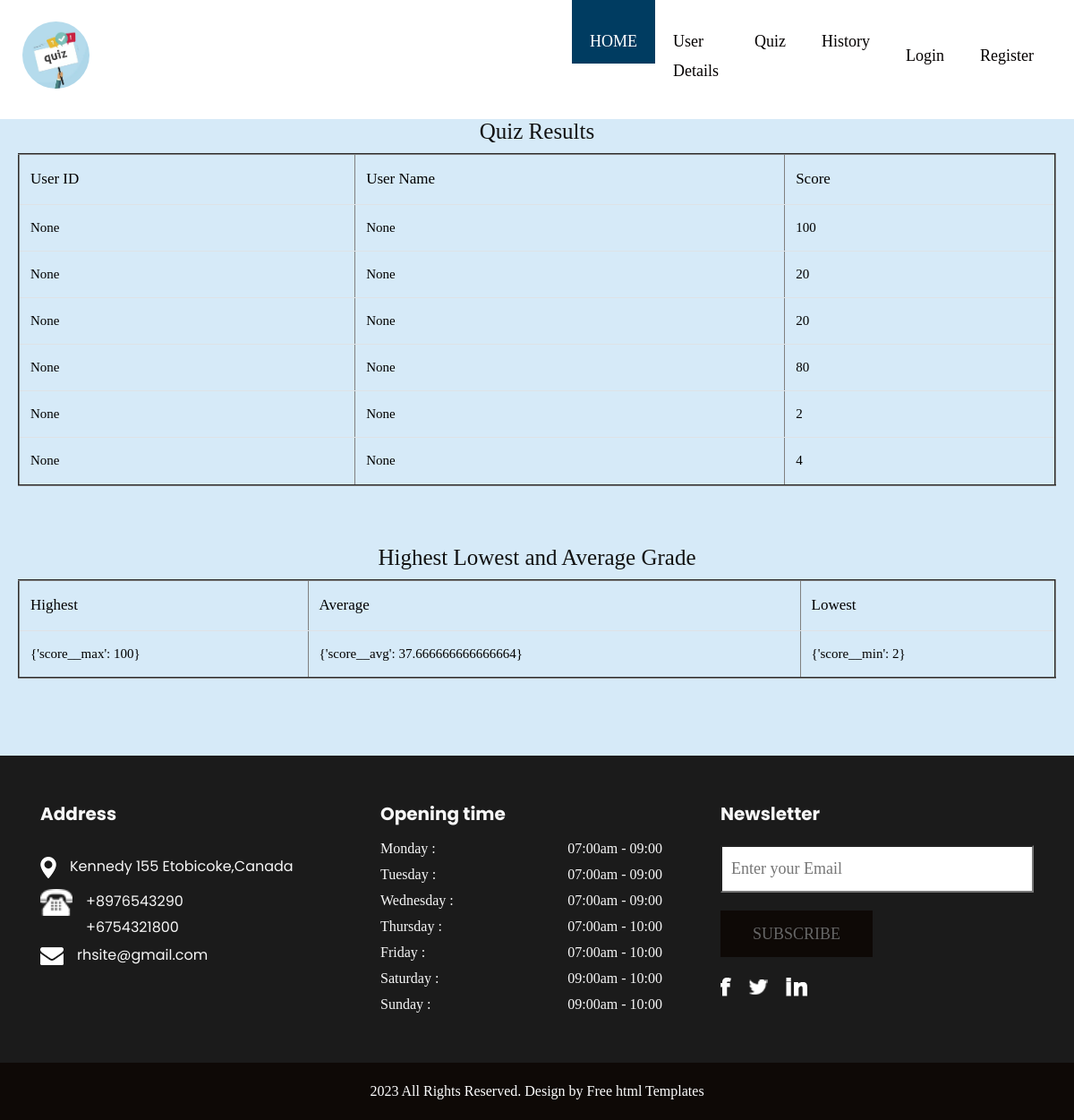
Page /score/ on the committed database.
### termproject/models.py (models this page shows, shortened)
class Quiz(models.Model):
    question_id = models.IntegerField(blank=True, null=True)
    user_name = models.CharField(max_length=50, null=True)
    score = models.IntegerField(blank=True, null=True)

### termproject/views.py (the view)
# urls.py: path('score/',views.submit_result,name='score'),
@csrf_exempt
def submit_result(request):
    allList = Quiz.objects.filter(question_id=request.user.id)
    average = Quiz.objects.filter(question_id=request.user.id).aggregate(Avg('score'))
    highest = Quiz.objects.filter(question_id=request.user.id).aggregate(Max('score'))
    lowest = Quiz.objects.filter(question_id=request.user.id).aggregate(Min('score'))
    form = Quizform()
    context = {
        "allList": allList,
        'form': form,
        'average': average,
        'highest': highest,
        'lowest': lowest
    }
    return render(request, 'termproject/score.html', context)

### termproject/forms.py
class Quizform(ModelForm):
    class Meta:
        model = Quiz
        fields = "__all__"

### termproject/templates/termproject/score.html
{% extends 'termproject/base.html' %}
{% block content %}
  <div class="card-body" >
    <h3 style="font-size:25px; text-align:center">Quiz Results</h3>
    <table border ="2" class="table" >
        <thead style="font-size:17px; color:black">
            <tr>
                <td>User ID</td>
                <td>User Name</td>
                <td>
                    Score
                </td>
            </tr>
        </thead>
        <tbody >
            {% for l in allList %}
            <tr style="font-size:15px; color:black">
                <td>{{ l.question_id }}</td>
                <td>{{ l.user_name }}</td>
                <td>
                    {{ l.score }}
                </td>
            </tr>
            {% endfor %}
        </tbody>
    </table><br><br>
      <h4 style="font-size:25px; text-align:center">Highest Lowest and Average Grade</h4>
    <table border ="2" class="table">
        <thead style="font-size:17px; color:black">
            <tr>
                <td>Highest</td>
                <td>Average</td>
                <td>Lowest</td>
            </tr>
        </thead>
        <tbody>
            <tr style="font-size:15px; color:black">
                <td>{{highest }}</td>
                <td>{{ average }}</td>
                <td>{{ lowest }}</td>
            </tr>
        </tbody>
    </table>
</div>
{% endblock %}

### termproject/templates/termproject/base.html (shortened to what this page needs)
<!DOCTYPE html>
<html lang="en">
<head >
  {%load static%}
<link rel="stylesheet" type="text/css" href="{%static 'termproject/css/bootstrap.min.css'%}" />
  {%load static%}
<link rel="stylesheet" type="text/css" href="{%static 'termproject/css/style.css'%}" />
<link rel="stylesheet" href="{%static 'termproject/css/responsive.css'%}" />
<link rel="stylesheet" href="{%static 'termproject/css/jquery.mCustomScrollbar.min.css'%}" />
<link rel="stylesheet" href="https://netdna.bootstrapcdn.com/font-awesome/4.0.3/css/font-awesome.css" />
<link rel="stylesheet" href="{%static 'termproject/css/owl.carousel.min.css'%}"/>
<link rel="stylesheet" href="https://cdnjs.cloudflare.com/ajax/libs/fancybox/2.1.5/jquery.fancybox.min.css" media="screen"/>
</head>
<body style="background-color:#D6EAF8; margin-bottom:50px">
<div class="header_section">
      <nav class="navbar navbar-expand-lg navbar-light bg-light">
        <div class="logo"><a href="{%url 'home' %}"><img src="{%static 'termproject/images/img_1.png'%}" width="75" height="30" style="margin-top:20px; border-radius:50%"></a></div>
        <div class="collapse navbar-collapse py-0" id="navbarSupportedContent">
          <ul class="navbar-nav mr-auto" style="margin-left:200px">
            <li class="nav-item active">
              <a class="nav-link" href="{%url 'home' %}">HOME</a>
            </li>
            <li class="nav-item">
              <a class="nav-link" href="{%url 'admin:index'%}">User Details</a>
            </li>
            <li class="nav-item ">
              <a class="nav-link" href="{%url 'login' %}">Quiz</a>
            </li>
            <li class="nav-item">
              <a class="nav-link" href="{%url 'score'%}">History</a>
            </li>
          </ul>
          <ul class="navbar-nav ml-auto">
            <li class="nav-item">
              <a class="nav-link" href="{%url 'login'%}">Login</a>
            </li>
            <li class="nav-item">
              <a class="nav-link" href="{%url 'register'%}">Register</a>
            </li>
          </ul>
        </div>
      </nav>
    </div>
{% block content%}
{%endblock%}
<footer><div class="footer_section layout_padding">
    <div class="container">
      <div class="row">
        <div class="col-sm-8 col-lg-4">
          <h1 class="adderss_text">Address</h1>
          <div class="map_icon"><img src="{%static 'termproject/images/map-icon.png'%}"><span class="paddlin_left_0">Kennedy 155 Etobicoke,Canada</span></div>
          <div class="map_icon_1"><img src="{%static 'termproject/images/call-icon.png'%}"><span class="paddlin_left_0">+8976543290<br>+6754321800</span></div>
          <div class="map_icon"><img src="{%static 'termproject/images/mail-icon.png'%}"><span class="paddlin_left_0">rhsite@gmail.com</span></div>
        </div>
        <div class="col-sm-8 col-lg-4">
          <h1 class="adderss_text">Opening time</h1>
          <div class="hiphop_text_1">Monday :<span style="text-align: right; float: right;"> 07:00am - 09:00</span></div>
          <div class="hiphop_text_1">Tuesday :        <span style="text-align: right; float: right;"> 07:00am - 09:00</span></div>
          <div class="hiphop_text_1">Wednesday :   <span style="text-align: right; float: right;"> 07:00am - 09:00</span></div>
          <div class="hiphop_text_1">Thursday :         <span style="text-align: right; float: right;"> 07:00am - 10:00</span></div>
          <div class="hiphop_text_1">Friday :   <span style="text-align: right; float: right;"> 07:00am - 10:00</span></div>
          <div class="hiphop_text_1">Saturday :   <span style="text-align: right; float: right;"> 09:00am - 10:00</span></div>
          <div class="hiphop_text_1">Sunday :   <span style="text-align: right; float: right;"> 09:00am - 10:00</span></div>
        </div>
        <div class="col-sm-8 col-lg-4">
          <h1 class="adderss_text">Newsletter</h1>
          <input type="text" class="Enter_text" placeholder="Enter your Email" name="Enter your Email">
          <div class="subscribe_bt"><a onclick="subscribed()">Subscribe</a></div>
          <div class="social_icon">
            <ul>
              <li><a href="#"><img src="{%static 'termproject/images/fb-icon.png'%}"></a></li>
              <li><a href="#"><img src="{%static 'termproject/images/twitter-icon.png'%}"></a></li>
              <li><a href="#"><img src="{%static 'termproject/images/linkedin-icon.png'%}"></a></li>
            </ul>
          </div>
        </div>
      </div>
    </div>
  </div>
  <div class="copyright_section">
    <div class="container">
      <p class="copyright_text">2023 All Rights Reserved. Design by <a href="/">Free html Templates</a></p>
    </div>
  </div></footer>
</body>
</html>

### termproject/static/termproject/css/style.css (style rules this page uses)
* { box-sizing: border-box !important; transition: ease all 0.5s; }
html { scroll-behavior: smooth; }
body { color: #666666; font-size: 14px; line-height: 1.80857; font-weight: normal; overflow-x: hidden; font-family: Raleway; }
a { color: #1f1f1f; text-decoration: none !important; outline: none !important; -webkit-transition: all .3s ease-in-out; -moz-transition: all .3s ease-in-out; -ms-transition: all .3s ease-in-out; -o-transition: all .3s ease-in-out; transition: all .3s ease-in-out; }
h1, h2, h3, h4, h5, h6 { letter-spacing: 0; font-weight: normal; position: relative; padding: 0 0 10px 0; font-weight: normal; line-height: normal; color: #111111; margin: 0 }
h1 { font-size: 24px }
h3 { font-size: 18px }
h4 { font-size: 16px }
*, *::after, *::before { -webkit-box-sizing: border-box; -moz-box-sizing: border-box; box-sizing: border-box; }
ul, li, ol { margin: 0px; padding: 0px; list-style: none; }
p { margin: 20px; font-weight: 300; font-size: 15px; line-height: 24px; }
a { color: #222222; text-decoration: none; outline: none !important; }
a, .btn { text-decoration: none !important; outline: none !important; -webkit-transition: all .3s ease-in-out; -moz-transition: all .3s ease-in-out; -ms-transition: all .3s ease-in-out; -o-transition: all .3s ease-in-out; transition: all .3s ease-in-out; }
img { max-width: 100%; height: auto; }
.layout_padding { padding-top: 90px; padding-bottom: 0px; }
.header_section { width: 100%; float: left; position: relative; z-index: 1; }
.logo { width: 40%; float: left; }
.navbar-light .navbar-nav .nav-link { color: #040000; font-size: 18px; }
.navbar-expand-lg .navbar-nav .nav-link { padding-right: 20px; padding-left: 20px; padding-top: 30px; }
.navbar-light .navbar-nav .active>.nav-link, .navbar-light .navbar-nav .nav-link.active, .navbar-light .navbar-nav .nav-link.show, .navbar-light .navbar-nav .show>.nav-link { color: #fff; background-color: #003c61; }
.navbar { padding: 0px 25px 30px 25px; }
.bg-light { background-color: #fff !important; }
.footer_section { width: 100%; float: left; background-color: #1b1b1b; height: auto; padding-bottom: 50px; padding-top: 50px; margin-top: 50px; }
.adderss_text { width: 100%; float: left; font-size: 20px; color: #f7f7f7; font-weight: bold; font-family: Poppins; }
.map_icon { width: 100%; float: left; font-size: 16px; color: #f7f7f7; font-family: Poppins; padding-top: 20px; padding-bottom: 10px; }
.map_icon_1 { width: 100%; float: left; font-size: 16px; color: #f7f7f7; font-family: Poppins; display: flex; padding-bottom: 10px; height: 40px; }
.paddlin_left_0 { padding-left: 15px; }
.hiphop_text_1 { width: 90%; color: #f7f7f7; font-size: 16px; margin-left: 0px; }
.Enter_text { width: 100%; float: left; font-size: 18px; color: #828080; background-color: #ffffff; padding: 8px 10px; margin-top: 10px; }
.subscribe_bt { width: 170px; float: left; margin-top: 20px; }
.subscribe_bt a { width: 100%; float: left; font-size: 18px; color: #ffffff; background-color: #0e0906; text-align: center; padding: 10px 0px; text-transform: uppercase; }
.social_icon { width: 100%; float: left; }
.social_icon ul { margin: 0px; padding: 0px; }
.social_icon li { float: left; padding-right: 20px; padding-top: 20px; }
.copyright_section { width: 100%; float: left; background-color: #0e0906; height: auto; }
.copyright_text { width: 100%; float: left; font-size: 16px; margin-left: 0px; color: #fff; text-align: center; }
.copyright_text a { color: #ffffff; }

### rows in the picture
Quiz: question_id "None", user_name "None", score "100"
Quiz: question_id "None", user_name "None", score "20"
Quiz: question_id "None", user_name "None", score "20"
Quiz: question_id "None", user_name "None", score "80"
Quiz: question_id "None", user_name "None", score "2"
Quiz: question_id "None", user_name "None", score "4"

### other values in the picture
{{ highest }} "{'score__max': 100}"
{{ average }} "{'score__avg': 37.666666666666664}"
{{ lowest }} "{'score__min': 2}"
